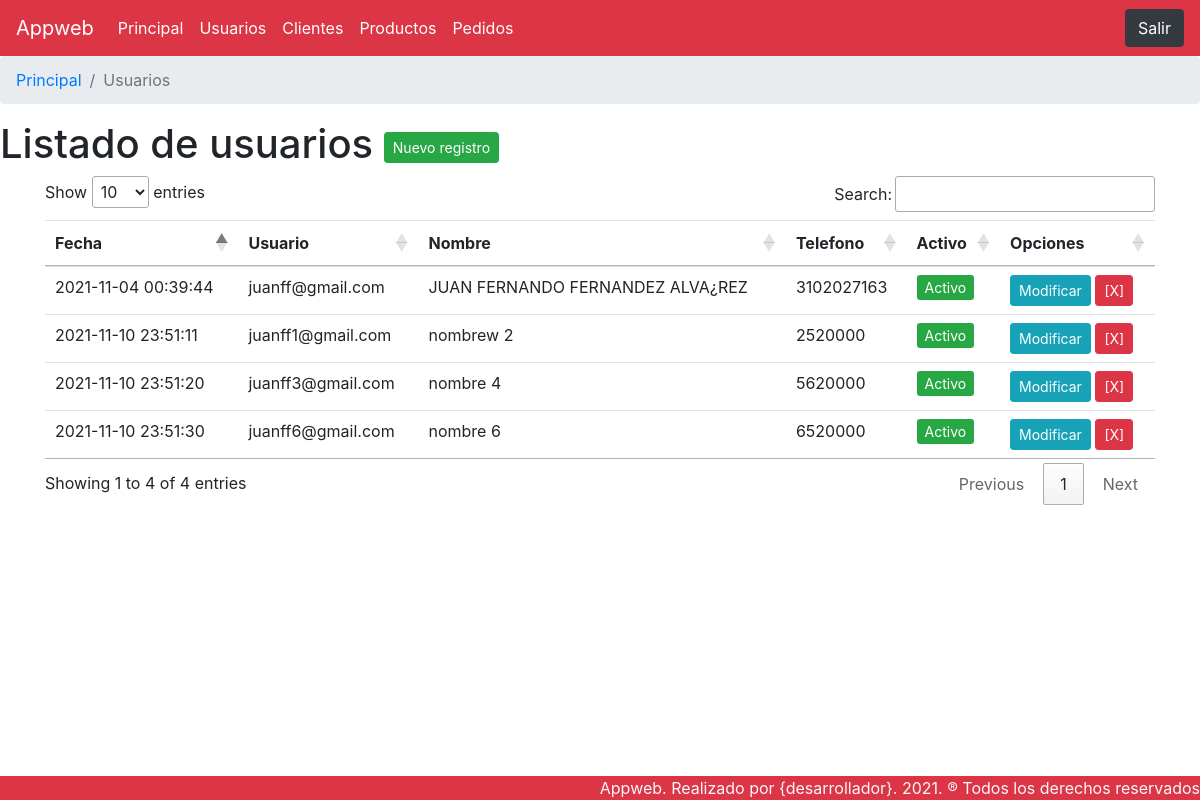
Page /usuarios.php (signed in) on the committed database.
### tables this page shows
CREATE TABLE `tblusuarios` (
  `id` bigint(20) NOT NULL,
  `nombre` varchar(50) NOT NULL,
  `correo` varchar(100) NOT NULL,
  `clave` varchar(255) NOT NULL,
  `estado` int(1) NOT NULL COMMENT '1=activo; 2=inactivo',
  `telefono` varchar(20) NOT NULL,
  `fecharegistro` timestamp NOT NULL DEFAULT current_timestamp(),
  `fechamodificacion` timestamp NOT NULL DEFAULT current_timestamp() ON UPDATE current_timestamp()
);

### clases/conexion.php (called while the page is built, shortened)
<?php
class conexion {
    public function __construct() {
        $this->conectar = new mysqli(DB_HOST, DB_USER, DB_PASS, DB_NAME);
    }
}

### clases/usuarios.php (called while the page is built, shortened)
<?php
require_once("conexion.php");
class usuarios extends conexion{
    public function __construct()
    {
        $this->tabla="tblusuarios";
    }
    function listar($param="") {
        $sql=" select id, nombre, correo , telefono, estado,fecharegistro from ".$this->tabla;
        $sql.=" order by nombre asc";
        $resultado=$this->conectar->query($sql);
        $data=array();
        if ($resultado->num_rows>0) {
            while($fila=$resultado->fetch_array()) {
                $data[]=$fila;
            }
        }
        return $data;
    }
}

### usuarios.php (the view, shortened to what this page needs)
<?php
include("clases/usuarios.php");
$registro=new usuarios;
?>
<!DOCTYPE html>
<html lang="en">
    <head>
        <link rel="stylesheet" href="https://stackpath.bootstrapcdn.com/bootstrap/4.4.1/css/bootstrap.min.css">
        <link rel="stylesheet" href="//cdn.datatables.net/1.11.3/css/jquery.dataTables.min.css">
    </head>
    <body>
        <?php include("incluidos/encabezado.php");?>
<nav aria-label="breadcrumb">
  <ol class="breadcrumb">
    <li class="breadcrumb-item"><a href="principal.php">Principal</a></li>
    <li class="breadcrumb-item active" aria-current="page">Usuarios</li>
  </ol>
</nav>
<h1>Listado de usuarios
<span class="text-right">
    <a href="usuarios-formulario.php" class="btn btn-success btn-sm" title="Click para crear un nuevo registro">Nuevo registro</a>
    <br>
</span>
</h1>
 <div class="container">
    <table class="table table-hover table-sm w-100" id="tabla-resultados">
        <thead class="">
            <tr>
                <th>Fecha</th>
                <th>Usuario</th>
                <th>Nombre</th>
                <th>Telefono</th>
                <th>Activo</th>
                <th>Opciones</th>
            </tr>
        </thead>
        <tbody>
        <?php
        $listado=$registro->listar();
        foreach($listado as $fila) {
        ?>
            <tr>
                <td><?php echo $fila['fecharegistro'];?></td>
                <td><?php echo $fila['correo'];?></td>
                <td><?php echo $fila['nombre'];?></td>
                <td><?php echo $fila['telefono'];?></td>
                <td>
                <?php if ($fila["estado"]==1) {?>
                    <span class="btn-success btn-sm">Activo</span>
                <?php } else {?>
                    <span class="btn-danger btn-sm">Inactivo</span>
                <?php } ?>
                </td>
                <td>
                    <a href="usuarios-formulario.php?id=<?php echo $fila["id"];?>"  title="Click para modificar" class="btn btn-info btn-sm">Modificar</a>
                    <a href="?id=<?php echo $fila["id"];?>"  title="Click para eliminar" class="btn btn-danger btn-sm">[X]</a>
                </td>
            </tr>
        <?php  } ?>
        </tbody>
    </table>
</div>
        <?php include("incluidos/footer.php");?>
    </body>
</html>

### rows in the picture
tblusuarios: fecharegistro "2021-11-04 00:39:44", correo "juanff@gmail.com", nombre "JUAN FERNANDO FERNANDEZ ALVA¿REZ", telefono "3102027163", estado "Activo"
tblusuarios: fecharegistro "2021-11-10 23:51:20", correo "juanff3@gmail.com", nombre "nombre 4", telefono "5620000", estado "Activo"
tblusuarios: fecharegistro "2021-11-10 23:51:30", correo "juanff6@gmail.com", nombre "nombre 6", telefono "6520000", estado "Activo"
tblusuarios: fecharegistro "2021-11-10 23:51:11", correo "juanff1@gmail.com", nombre "nombrew 2", telefono "2520000", estado "Activo"
